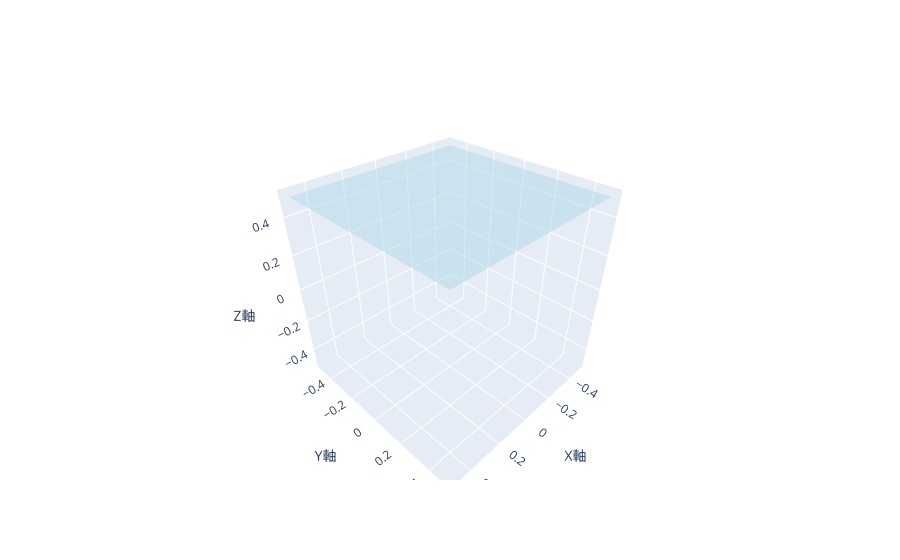

The notebook cell saved with this chart:
### Code cell
# キューブの座標を定義する
x = [-0.5, -0.5, 0.5, 0.5, -0.5, -0.5, 0.5, 0.5]
y = [0.5, -0.5, -0.5, 0.5, 0.5, -0.5, -0.5, 0.5]
z = [0.5, 0.5, 0.5, 0.5, -0.5, -0.5, -0.5, -0.5]

# キューブを描画する
fig = go.Figure(data=[go.Mesh3d(x=x, y=y, z=z, color='lightblue', opacity=0.50)])

# 軸ラベルを設定する
fig.update_layout(scene=dict(xaxis_title='X軸', yaxis_title='Y軸', zaxis_title='Z軸'))

# グラフを表示する
fig.show()

### Figure 1 — Plotly figure (JSON) as saved in the notebook; plotly's stock layout.template omitted (floating-point values rounded to 4 significant figures)
{"data": [{"color": "lightblue", "opacity": 0.5, "type": "mesh3d", "x": [-0.5, -0.5, 0.5, 0.5, -0.5, -0.5, 0.5, 0.5], "y": [0.5, -0.5, -0.5, 0.5, 0.5, -0.5, -0.5, 0.5], "z": [0.5, 0.5, 0.5, 0.5, -0.5, -0.5, -0.5, -0.5]}], "layout": {"scene": {"xaxis": {"title": {"text": "X軸"}}, "yaxis": {"title": {"text": "Y軸"}}, "zaxis": {"title": {"text": "Z軸"}}}}}
